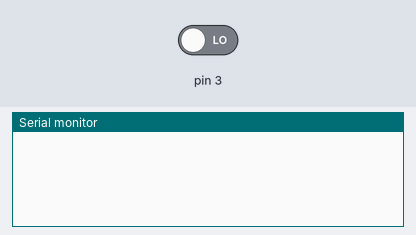
This sketch was run on a simulated Arduino Uno, built with avr-gcc and run on an emulated ATmega328P. Parts: the last lines printed to the serial monitor. Inputs (shaded band) come from the test bench; at power-on: pin 3 LOW.

Above: at 1.2 s.
1.3 s: pin 3 driven HIGH
At 2.5 s:
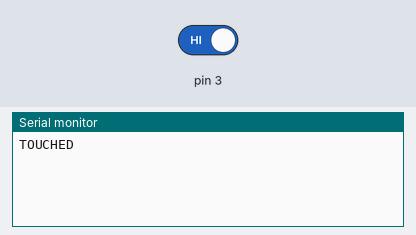
2.8 s: pin 3 driven LOW
At 3.6 s:
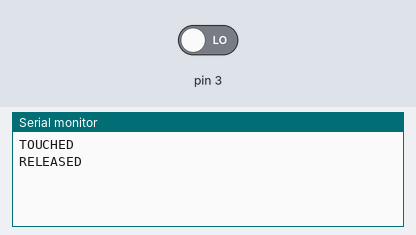

The sketch:

RedTouchSensor.ino
```cpp
int lastState = LOW;
int sensor;
void setup() {
  pinMode(3, INPUT);
  Serial.begin(9600);

}

void loop() {
  sensor = digitalRead(3);
  switch (lastState) {
    case 0:
      switch (sensor) {
        case 1:
          Serial.println("TOUCHED");
          lastState = sensor;
          break;
      }
      break;
    case 1:
      switch (sensor) {
        case 0:
          Serial.println("RELEASED");
          lastState = sensor;
          break;
      }
      break;
  }

}
```

Measured:
- after the input at 1.3 s, the serial monitor: prints a new line at once (image 1)
- after the input at 2.8 s, the serial monitor: prints a new line at once (image 2)
